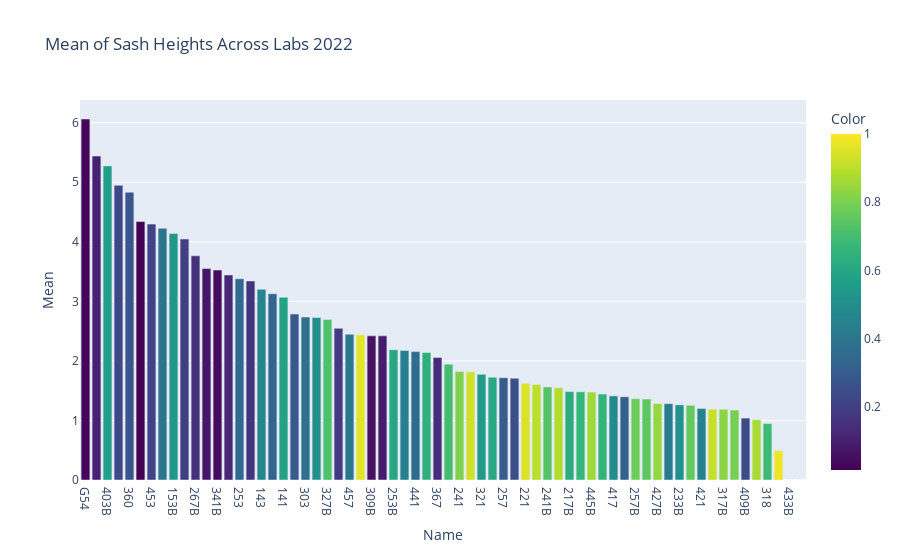
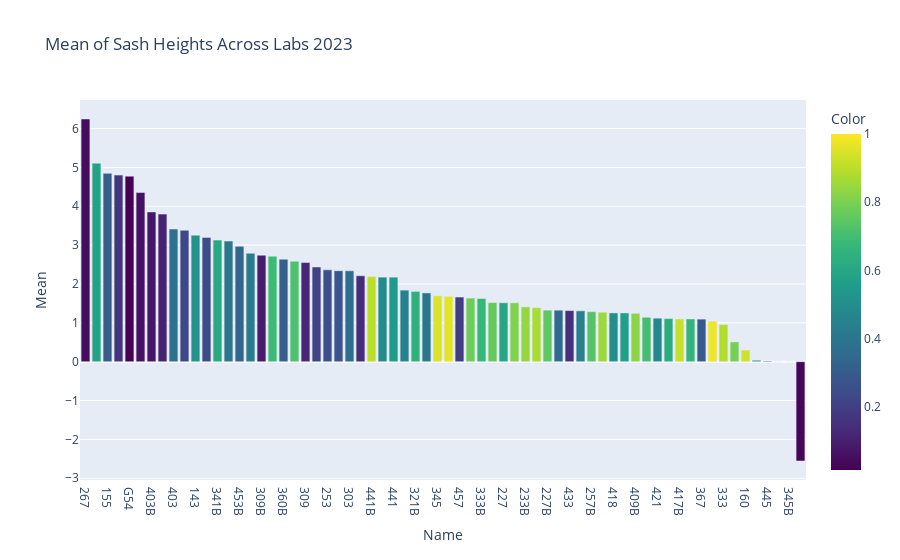

These figures' notebook cell, in order:
### Code cell
import plotly.express as px

ndf_sorted_mean_22 = ndf_22.sort_values(by="Mean", ascending=False)
ndf_sorted_mean_23 = ndf_23.sort_values(by="Mean", ascending=False)

ndf_sorted_mean_22['Rank_2022'] = ndf_sorted_mean_22['Stdev'].rank(ascending=False)
ndf_sorted_mean_23['Rank_2023'] = ndf_sorted_mean_23['Stdev'].rank(ascending=False)

rank_to_color_2022 = ndf_sorted_mean_23.set_index('Name')['Rank_2023'].to_dict()
ndf_sorted_mean_22['Color_2022'] = ndf_sorted_mean_22['Name'].map(rank_to_color_2022)

rank_to_color_2023 = ndf_sorted_mean_22.set_index('Name')['Rank_2022'].to_dict()
ndf_sorted_mean_23['Color_2023'] = ndf_sorted_mean_23['Name'].map(rank_to_color_2023)

max_rank = max(ndf_sorted_mean_22['Color_2022'].max(), ndf_sorted_mean_23['Color_2023'].max())
ndf_sorted_mean_22['Color'] = ndf_sorted_mean_22['Color_2022']/max_rank
ndf_sorted_mean_23['Color'] = ndf_sorted_mean_23['Color_2023']/max_rank

fig_2022 = px.bar(ndf_sorted_mean_22, x="Name", y="Mean", title="Mean of Sash Heights Across Labs 2022", color='Color', color_continuous_scale=px.colors.sequential.Viridis)
fig_2022.show()

fig_2023 = px.bar(ndf_sorted_mean_23, x="Name", y="Mean", title="Mean of Sash Heights Across Labs 2023", color='Color', color_continuous_scale=px.colors.sequential.Viridis)
fig_2023.show()

### Figure 1 — Plotly figure (JSON) as saved in the notebook; plotly's stock layout.template omitted (floating-point values rounded to 4 significant figures)
{"data": [{"alignmentgroup": "True", "hovertemplate": "Name=%{x}<br>Mean=%{y}<br>Color=%{marker.color}<extra></extra>", "legendgroup": "", "marker": {"color": [0.03053, 0.1069, 0.5649, 0.229, 0.2748, 0.01527, 0.2137, 0.3969, 0.5344, 0.1985, 0.1527, 0.07634, 0.0458, 0.1221, 0.3511, 0.1679, 0.4733, 0.3359, 0.5802, 0.2901, 0.3817, 0.5038, 0.7176, 0.1832, 0.4122, 0.9618, 0.06107, 0.0916, 0.5954, 0.4427, 0.3664, 0.6412, 0.1374, 0.7023, 0.8092, 0.9313, 0.5496, 0.6107, 0.3053, 0.2595, 0.9466, 0.9008, 0.7328, 0.8855, 0.626, 0.6718, 0.855, 0.6565, 0.4885, 0.3206, 0.7786, 0.7481, 0.8397, 0.4275, 0.5191, 0.7634, 0.458, 0.916, 0.8244, 0.7939, 0.2443, 0.8702, 0.687, 0.9771, 1, 1], "coloraxis": "coloraxis", "pattern": {"shape": ""}}, "name": "", "offsetgroup": "", "orientation": "v", "showlegend": false, "textposition": "auto", "type": "bar", "x": ["G54", "327", "403B", "155", "360", "267", "453", "403", "153B", "147B", "267B", "360B", "341B", "341", "253", "453B", "143", "153", "141", "260", "303", "433", "327B", "457B", "457", "409", "309B", "309", "253B", "260B", "441", "321B", "367", "227", "241", "445", "321", "333B", "257", "303B", "221", "233", "241B", "227B", "217B", "367B", "445B", "317", "417", "421B", "257B", "418", "427B", "441B", "233B", "345", "421", "417B", "317B", "221B", "409B", "333", "318", "160", "433B", "345B"], "xaxis": "x", "y": [6.063, 5.44, 5.275, 4.949, 4.834, 4.342, 4.298, 4.228, 4.139, 4.047, 3.765, 3.552, 3.527, 3.444, 3.38, 3.343, 3.204, 3.128, 3.07, 2.787, 2.737, 2.73, 2.696, 2.548, 2.449, 2.438, 2.421, 2.421, 2.187, 2.174, 2.156, 2.141, 2.058, 1.944, 1.821, 1.817, 1.775, 1.727, 1.719, 1.709, 1.627, 1.602, 1.563, 1.551, 1.486, 1.482, 1.476, 1.443, 1.413, 1.398, 1.366, 1.36, 1.284, 1.283, 1.262, 1.255, 1.202, 1.19, 1.188, 1.174, 1.04, 1.011, 0.9481, 0.492, 0, 0], "yaxis": "y"}], "layout": {"barmode": "relative", "coloraxis": {"colorbar": {"title": {"text": "Color"}}, "colorscale": [[0, "#440154"], [0.1111, "#482878"], [0.2222, "#3e4989"], [0.3333, "#31688e"], [0.4444, "#26828e"], [0.5556, "#1f9e89"], [0.6667, "#35b779"], [0.7778, "#6ece58"], [0.8889, "#b5de2b"], [1, "#fde725"]]}, "legend": {"tracegroupgap": 0}, "title": {"text": "Mean of Sash Heights Across Labs 2022"}, "xaxis": {"anchor": "y", "domain": [0, 1], "title": {"text": "Name"}}, "yaxis": {"anchor": "x", "domain": [0, 1], "title": {"text": "Mean"}}}}

### Figure 2 — Plotly figure (JSON) as saved in the notebook; plotly's stock layout.template omitted (floating-point values rounded to 4 significant figures)
{"data": [{"alignmentgroup": "True", "hovertemplate": "Name=%{x}<br>Mean=%{y}<br>Color=%{marker.color}<extra></extra>", "legendgroup": "", "marker": {"color": [0.0458, 0.5802, 0.3053, 0.1679, 0.01527, 0.06107, 0.07634, 0.1069, 0.3817, 0.229, 0.5191, 0.2443, 0.6107, 0.4122, 0.3359, 0.4275, 0.0916, 0.687, 0.3206, 0.7176, 0.1221, 0.2137, 0.2595, 0.2748, 0.3664, 0.1374, 0.9008, 0.4885, 0.5496, 0.458, 0.6412, 0.3969, 0.9466, 0.9618, 0.1985, 0.7786, 0.6718, 0.7634, 0.5954, 0.8092, 0.8397, 0.8702, 0.7481, 0.3511, 0.1527, 0.4427, 0.7328, 0.855, 0.5038, 0.5649, 0.8244, 0.7023, 0.4733, 0.626, 0.916, 0.6565, 0.2901, 0.9771, 0.8855, 0.7939, 0.9313, 0.5344, 0.1832, 1, 1, 0.03053], "coloraxis": "coloraxis", "pattern": {"shape": ""}}, "name": "", "offsetgroup": "", "orientation": "v", "showlegend": false, "textposition": "auto", "type": "bar", "x": ["267", "360", "155", "327", "G54", "267B", "403B", "453", "403", "147B", "143", "341", "341B", "257", "453B", "153", "309B", "141", "360B", "327B", "309", "457B", "253", "260", "303", "153B", "441B", "260B", "441", "303B", "321B", "253B", "345", "221B", "457", "241B", "333B", "321", "227", "233", "233B", "221", "227B", "421B", "433", "417", "257B", "427B", "418", "317", "409B", "241", "421", "217B", "417B", "317B", "367", "318", "333", "367B", "160", "445B", "445", "433B", "345B", "409"], "xaxis": "x", "y": [6.246, 5.11, 4.849, 4.803, 4.776, 4.353, 3.855, 3.798, 3.415, 3.382, 3.256, 3.199, 3.13, 3.105, 2.971, 2.791, 2.74, 2.717, 2.638, 2.585, 2.552, 2.438, 2.364, 2.342, 2.339, 2.211, 2.196, 2.177, 2.176, 1.842, 1.81, 1.77, 1.699, 1.683, 1.664, 1.638, 1.627, 1.522, 1.517, 1.515, 1.411, 1.389, 1.327, 1.326, 1.316, 1.309, 1.288, 1.274, 1.255, 1.255, 1.246, 1.144, 1.12, 1.11, 1.101, 1.1, 1.095, 1.042, 0.9559, 0.5106, 0.3011, 0.03845, 0.017, 0, 0, -2.555], "yaxis": "y"}], "layout": {"barmode": "relative", "coloraxis": {"colorbar": {"title": {"text": "Color"}}, "colorscale": [[0, "#440154"], [0.1111, "#482878"], [0.2222, "#3e4989"], [0.3333, "#31688e"], [0.4444, "#26828e"], [0.5556, "#1f9e89"], [0.6667, "#35b779"], [0.7778, "#6ece58"], [0.8889, "#b5de2b"], [1, "#fde725"]]}, "legend": {"tracegroupgap": 0}, "title": {"text": "Mean of Sash Heights Across Labs 2023"}, "xaxis": {"anchor": "y", "domain": [0, 1], "title": {"text": "Name"}}, "yaxis": {"anchor": "x", "domain": [0, 1], "title": {"text": "Mean"}}}}
